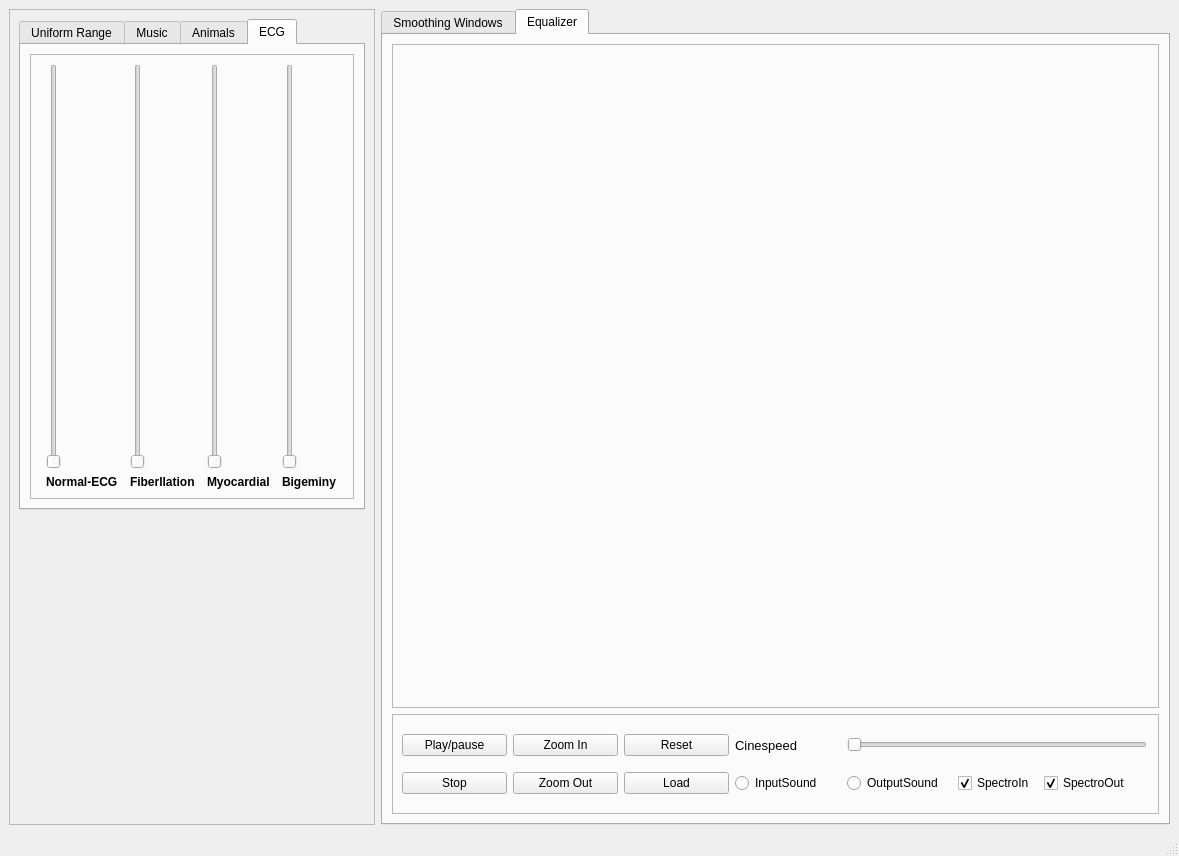
<?xml version="1.0" encoding="UTF-8"?>
<ui version="4.0">
 <class>MainWindow</class>
 <widget class="QMainWindow" name="MainWindow">
  <property name="geometry">
   <rect>
    <x>0</x>
    <y>0</y>
    <width>1179</width>
    <height>856</height>
   </rect>
  </property>
  <property name="windowTitle">
   <string>MainWindow</string>
  </property>
  <widget class="QWidget" name="centralwidget">
   <layout class="QGridLayout" name="gridLayout_5">
    <item row="1" column="0">
     <widget class="QFrame" name="frame_5">
      <property name="frameShape">
       <enum>QFrame::StyledPanel</enum>
      </property>
      <property name="frameShadow">
       <enum>QFrame::Raised</enum>
      </property>
      <layout class="QVBoxLayout" name="verticalLayout_2">
       <item>
        <widget class="QTabWidget" name="tabWidget_2">
         <property name="maximumSize">
          <size>
           <width>400</width>
           <height>16777215</height>
          </size>
         </property>
         <property name="tabPosition">
          <enum>QTabWidget::North</enum>
         </property>
         <property name="currentIndex">
          <number>3</number>
         </property>
         <widget class="QWidget" name="tab_3">
          <attribute name="title">
           <string>Uniform Range</string>
          </attribute>
          <widget class="QFrame" name="uniformframe">
           <property name="geometry">
            <rect>
             <x>11</x>
             <y>11</y>
             <width>307</width>
             <height>421</height>
            </rect>
           </property>
           <property name="frameShape">
            <enum>QFrame::StyledPanel</enum>
           </property>
           <property name="frameShadow">
            <enum>QFrame::Raised</enum>
           </property>
           <layout class="QGridLayout" name="gridLayout_8">
            <item row="0" column="0">
             <widget class="QSlider" name="uniformslider1">
              <property name="orientation">
               <enum>Qt::Vertical</enum>
              </property>
             </widget>
            </item>
            <item row="0" column="1">
             <widget class="QSlider" name="uniformslider2">
              <property name="orientation">
               <enum>Qt::Vertical</enum>
              </property>
             </widget>
            </item>
            <item row="0" column="2">
             <widget class="QSlider" name="uniformslider3">
              <property name="orientation">
               <enum>Qt::Vertical</enum>
              </property>
             </widget>
            </item>
            <item row="0" column="3">
             <widget class="QSlider" name="uniformslider4">
              <property name="orientation">
               <enum>Qt::Vertical</enum>
              </property>
             </widget>
            </item>
            <item row="0" column="4">
             <widget class="QSlider" name="uniformslider5">
              <property name="orientation">
               <enum>Qt::Vertical</enum>
              </property>
             </widget>
            </item>
            <item row="0" column="5">
             <widget class="QSlider" name="uniformslider6">
              <property name="orientation">
               <enum>Qt::Vertical</enum>
              </property>
             </widget>
            </item>
            <item row="0" column="6">
             <widget class="QSlider" name="uniformslider7">
              <property name="orientation">
               <enum>Qt::Vertical</enum>
              </property>
             </widget>
            </item>
            <item row="0" column="7">
             <widget class="QSlider" name="uniformslider8">
              <property name="orientation">
               <enum>Qt::Vertical</enum>
              </property>
             </widget>
            </item>
            <item row="0" column="8">
             <widget class="QSlider" name="uniformslider9">
              <property name="orientation">
               <enum>Qt::Vertical</enum>
              </property>
             </widget>
            </item>
            <item row="0" column="9">
             <widget class="QSlider" name="uniformslider10">
              <property name="orientation">
               <enum>Qt::Vertical</enum>
              </property>
             </widget>
            </item>
            <item row="1" column="0">
             <widget class="QLabel" name="UniformLabel1">
              <property name="styleSheet">
               <string notr="true">font: 75 9pt &quot;MS Shell Dlg 2&quot;;
font-weight:bold;</string>
              </property>
              <property name="text">
               <string>1</string>
              </property>
             </widget>
            </item>
            <item row="1" column="1">
             <widget class="QLabel" name="UniformLabel2">
              <property name="styleSheet">
               <string notr="true">font: 75 9pt &quot;MS Shell Dlg 2&quot;;
font-weight:bold;</string>
              </property>
              <property name="text">
               <string>2</string>
              </property>
             </widget>
            </item>
            <item row="1" column="2">
             <widget class="QLabel" name="UniformLabel13">
              <property name="styleSheet">
               <string notr="true">font: 75 9pt &quot;MS Shell Dlg 2&quot;;
font-weight:bold;</string>
              </property>
              <property name="text">
               <string>3</string>
              </property>
             </widget>
            </item>
            <item row="1" column="3">
             <widget class="QLabel" name="UniformLabel1_2">
              <property name="styleSheet">
               <string notr="true">font: 75 9pt &quot;MS Shell Dlg 2&quot;;
font-weight:bold;</string>
              </property>
              <property name="text">
               <string>4</string>
              </property>
             </widget>
            </item>
            <item row="1" column="4">
             <widget class="QLabel" name="UniformLabel5">
              <property name="styleSheet">
               <string notr="true">font: 75 9pt &quot;MS Shell Dlg 2&quot;;
font-weight:bold;</string>
              </property>
              <property name="text">
               <string>5</string>
              </property>
             </widget>
            </item>
            <item row="1" column="5">
             <widget class="QLabel" name="UniformLabel6">
              <property name="styleSheet">
               <string notr="true">font: 75 9pt &quot;MS Shell Dlg 2&quot;;
font-weight:bold;</string>
              </property>
              <property name="text">
               <string>6</string>
              </property>
             </widget>
            </item>
            <item row="1" column="6">
             <widget class="QLabel" name="UniformLabel7">
              <property name="styleSheet">
               <string notr="true">font: 75 9pt &quot;MS Shell Dlg 2&quot;;
font-weight:bold;</string>
              </property>
              <property name="text">
               <string>7</string>
              </property>
             </widget>
            </item>
            <item row="1" column="7">
             <widget class="QLabel" name="UniformLabel8">
              <property name="styleSheet">
               <string notr="true">font: 75 9pt &quot;MS Shell Dlg 2&quot;;
font-weight:bold;</string>
              </property>
              <property name="text">
               <string>8</string>
              </property>
             </widget>
            </item>
            <item row="1" column="8">
             <widget class="QLabel" name="UniformLabel9">
              <property name="styleSheet">
               <string notr="true">font: 75 9pt &quot;MS Shell Dlg 2&quot;;
font-weight:bold;</string>
              </property>
              <property name="text">
               <string>9</string>
              </property>
             </widget>
            </item>
            <item row="1" column="9">
             <widget class="QLabel" name="UniformLabel10">
              <property name="styleSheet">
               <string notr="true">font: 75 9pt &quot;MS Shell Dlg 2&quot;;
font-weight:bold;</string>
              </property>
              <property name="text">
               <string>10</string>
              </property>
             </widget>
            </item>
           </layout>
          </widget>
         </widget>
         <widget class="QWidget" name="tab_4">
          <attribute name="title">
           <string>Music</string>
          </attribute>
          <layout class="QGridLayout" name="gridLayout_6">
           <item row="0" column="0">
            <widget class="QFrame" name="musicframe">
             <property name="frameShape">
              <enum>QFrame::StyledPanel</enum>
             </property>
             <property name="frameShadow">
              <enum>QFrame::Raised</enum>
             </property>
             <layout class="QGridLayout" name="gridLayout_10">
              <item row="0" column="3">
               <widget class="QSlider" name="musicslider4">
                <property name="orientation">
                 <enum>Qt::Vertical</enum>
                </property>
               </widget>
              </item>
              <item row="1" column="0">
               <widget class="QLabel" name="musiclabel1">
                <property name="styleSheet">
                 <string notr="true">font: 75 9pt &quot;MS Shell Dlg 2&quot;;
font-weight:bold;</string>
                </property>
                <property name="text">
                 <string>Bass</string>
                </property>
               </widget>
              </item>
              <item row="0" column="2">
               <widget class="QSlider" name="musicslider3">
                <property name="orientation">
                 <enum>Qt::Vertical</enum>
                </property>
               </widget>
              </item>
              <item row="1" column="3">
               <widget class="QLabel" name="musiclabel4">
                <property name="styleSheet">
                 <string notr="true">font: 75 9pt &quot;MS Shell Dlg 2&quot;;
font-weight:bold;</string>
                </property>
                <property name="text">
                 <string>Crash</string>
                </property>
               </widget>
              </item>
              <item row="1" column="1">
               <widget class="QLabel" name="musiclabel2">
                <property name="styleSheet">
                 <string notr="true">font: 75 9pt &quot;MS Shell Dlg 2&quot;;
font-weight:bold;</string>
                </property>
                <property name="text">
                 <string>Guitar</string>
                </property>
               </widget>
              </item>
              <item row="0" column="0">
               <widget class="QSlider" name="musicslider1">
                <property name="orientation">
                 <enum>Qt::Vertical</enum>
                </property>
               </widget>
              </item>
              <item row="0" column="1">
               <widget class="QSlider" name="musicslider2">
                <property name="orientation">
                 <enum>Qt::Vertical</enum>
                </property>
               </widget>
              </item>
              <item row="1" column="2">
               <widget class="QLabel" name="musiclabel3">
                <property name="styleSheet">
                 <string notr="true">font: 75 9pt &quot;MS Shell Dlg 2&quot;;
font-weight:bold;</string>
                </property>
                <property name="text">
                 <string>Drums</string>
                </property>
               </widget>
              </item>
             </layout>
            </widget>
           </item>
          </layout>
         </widget>
         <widget class="QWidget" name="tab_5">
          <attribute name="title">
           <string>Animals</string>
          </attribute>
          <layout class="QGridLayout" name="gridLayout_7">
           <item row="0" column="0">
            <widget class="QFrame" name="animalframe">
             <property name="frameShape">
              <enum>QFrame::StyledPanel</enum>
             </property>
             <property name="frameShadow">
              <enum>QFrame::Raised</enum>
             </property>
             <layout class="QGridLayout" name="gridLayout_11">
              <item row="0" column="0">
               <widget class="QSlider" name="animalslider1">
                <property name="orientation">
                 <enum>Qt::Vertical</enum>
                </property>
               </widget>
              </item>
              <item row="0" column="1">
               <widget class="QSlider" name="animalslider2">
                <property name="orientation">
                 <enum>Qt::Vertical</enum>
                </property>
               </widget>
              </item>
              <item row="0" column="2">
               <widget class="QSlider" name="animalslider3">
                <property name="orientation">
                 <enum>Qt::Vertical</enum>
                </property>
               </widget>
              </item>
              <item row="0" column="3">
               <widget class="QSlider" name="animalslider4">
                <property name="orientation">
                 <enum>Qt::Vertical</enum>
                </property>
               </widget>
              </item>
              <item row="1" column="0">
               <widget class="QLabel" name="animallabel1">
                <property name="styleSheet">
                 <string notr="true">font: 75 9pt &quot;MS Shell Dlg 2&quot;;
font-weight:bold;</string>
                </property>
                <property name="text">
                 <string>Tiger</string>
                </property>
               </widget>
              </item>
              <item row="1" column="1">
               <widget class="QLabel" name="animallabel2">
                <property name="styleSheet">
                 <string notr="true">font: 75 9pt &quot;MS Shell Dlg 2&quot;;
font-weight:bold;</string>
                </property>
                <property name="text">
                 <string>Dolphin</string>
                </property>
               </widget>
              </item>
              <item row="1" column="2">
               <widget class="QLabel" name="animallabel3">
                <property name="styleSheet">
                 <string notr="true">font: 75 9pt &quot;MS Shell Dlg 2&quot;;
font-weight:bold;</string>
                </property>
                <property name="text">
                 <string>Eagle</string>
                </property>
               </widget>
              </item>
              <item row="1" column="3">
               <widget class="QLabel" name="animallabel4">
                <property name="styleSheet">
                 <string notr="true">font: 75 9pt &quot;MS Shell Dlg 2&quot;;
font-weight:bold;</string>
                </property>
                <property name="text">
                 <string>Birds</string>
                </property>
               </widget>
              </item>
             </layout>
            </widget>
           </item>
          </layout>
         </widget>
         <widget class="QWidget" name="tab_6">
          <attribute name="title">
           <string>ECG</string>
          </attribute>
          <layout class="QVBoxLayout" name="verticalLayout">
           <item>
            <widget class="QFrame" name="ECGFrame">
             <property name="frameShape">
              <enum>QFrame::StyledPanel</enum>
             </property>
             <property name="frameShadow">
              <enum>QFrame::Raised</enum>
             </property>
             <layout class="QGridLayout" name="gridLayout_12">
              <item row="3" column="0">
               <widget class="QLabel" name="ECGlabel1">
                <property name="styleSheet">
                 <string notr="true">font: 75 7pt &quot;MS Shell Dlg 2&quot;;
font-weight:bold;</string>
                </property>
                <property name="text">
                 <string>Normal-ECG</string>
                </property>
               </widget>
              </item>
              <item row="0" column="4">
               <widget class="QSlider" name="ECGslider3">
                <property name="orientation">
                 <enum>Qt::Vertical</enum>
                </property>
               </widget>
              </item>
              <item row="0" column="0">
               <widget class="QSlider" name="ECGslider1">
                <property name="orientation">
                 <enum>Qt::Vertical</enum>
                </property>
               </widget>
              </item>
              <item row="3" column="2">
               <widget class="QLabel" name="ECGlabel2">
                <property name="styleSheet">
                 <string notr="true">font: 75 7pt &quot;MS Shell Dlg 2&quot;;
font-weight:bold;</string>
                </property>
                <property name="text">
                 <string>Fiberllation</string>
                </property>
               </widget>
              </item>
              <item row="0" column="6">
               <widget class="QSlider" name="ECGslider4">
                <property name="orientation">
                 <enum>Qt::Vertical</enum>
                </property>
               </widget>
              </item>
              <item row="0" column="2">
               <widget class="QSlider" name="ECGslider2">
                <property name="orientation">
                 <enum>Qt::Vertical</enum>
                </property>
               </widget>
              </item>
              <item row="3" column="6">
               <widget class="QLabel" name="ECGlabel4">
                <property name="styleSheet">
                 <string notr="true">font: 75 7pt &quot;MS Shell Dlg 2&quot;;
font-weight:bold;</string>
                </property>
                <property name="text">
                 <string>Bigeminy</string>
                </property>
               </widget>
              </item>
              <item row="3" column="4">
               <widget class="QLabel" name="ECGlabel3">
                <property name="styleSheet">
                 <string notr="true">font: 75 7pt &quot;MS Shell Dlg 2&quot;;
font-weight:bold;</string>
                </property>
                <property name="text">
                 <string>Myocardial</string>
                </property>
               </widget>
              </item>
             </layout>
            </widget>
           </item>
          </layout>
         </widget>
        </widget>
       </item>
       <item>
        <widget class="PlotWidget" name="frequencies" native="true">
         <property name="sizePolicy">
          <sizepolicy hsizetype="MinimumExpanding" vsizetype="Preferred">
           <horstretch>0</horstretch>
           <verstretch>0</verstretch>
          </sizepolicy>
         </property>
         <property name="minimumSize">
          <size>
           <width>346</width>
           <height>299</height>
          </size>
         </property>
         <widget class="PlotWidget" name="graph2Composer_14" native="true">
          <property name="geometry">
           <rect>
            <x>550</x>
            <y>382</y>
            <width>551</width>
            <height>441</height>
           </rect>
          </property>
          <property name="sizePolicy">
           <sizepolicy hsizetype="MinimumExpanding" vsizetype="Preferred">
            <horstretch>0</horstretch>
            <verstretch>0</verstretch>
           </sizepolicy>
          </property>
         </widget>
        </widget>
       </item>
      </layout>
     </widget>
    </item>
    <item row="1" column="1">
     <widget class="QTabWidget" name="tabWidget">
      <property name="sizePolicy">
       <sizepolicy hsizetype="Expanding" vsizetype="Expanding">
        <horstretch>3</horstretch>
        <verstretch>0</verstretch>
       </sizepolicy>
      </property>
      <property name="autoFillBackground">
       <bool>false</bool>
      </property>
      <property name="currentIndex">
       <number>1</number>
      </property>
      <widget class="QWidget" name="tab">
       <attribute name="title">
        <string>Smoothing Windows</string>
       </attribute>
       <layout class="QVBoxLayout" name="verticalLayout_3">
        <item>
         <widget class="QFrame" name="frame_2">
          <property name="frameShape">
           <enum>QFrame::StyledPanel</enum>
          </property>
          <property name="frameShadow">
           <enum>QFrame::Raised</enum>
          </property>
          <layout class="QHBoxLayout" name="horizontalLayout">
           <item>
            <widget class="PlotWidget" name="Smoothingraph" native="true">
             <property name="sizePolicy">
              <sizepolicy hsizetype="MinimumExpanding" vsizetype="Preferred">
               <horstretch>0</horstretch>
               <verstretch>0</verstretch>
              </sizepolicy>
             </property>
             <property name="maximumSize">
              <size>
               <width>16777215</width>
               <height>600</height>
              </size>
             </property>
            </widget>
           </item>
           <item>
            <widget class="PlotWidget" name="freqWindow" native="true">
             <property name="sizePolicy">
              <sizepolicy hsizetype="MinimumExpanding" vsizetype="Preferred">
               <horstretch>0</horstretch>
               <verstretch>0</verstretch>
              </sizepolicy>
             </property>
             <property name="maximumSize">
              <size>
               <width>16777215</width>
               <height>600</height>
              </size>
             </property>
            </widget>
           </item>
          </layout>
         </widget>
        </item>
        <item>
         <widget class="QFrame" name="frame_7">
          <property name="sizePolicy">
           <sizepolicy hsizetype="Preferred" vsizetype="Maximum">
            <horstretch>0</horstretch>
            <verstretch>3</verstretch>
           </sizepolicy>
          </property>
          <property name="frameShape">
           <enum>QFrame::StyledPanel</enum>
          </property>
          <property name="frameShadow">
           <enum>QFrame::Raised</enum>
          </property>
          <layout class="QHBoxLayout" name="horizontalLayout_2">
           <item>
            <widget class="QRadioButton" name="Rectangle">
             <property name="text">
              <string>Rectangle</string>
             </property>
            </widget>
           </item>
           <item>
            <widget class="QRadioButton" name="Hamming">
             <property name="text">
              <string>Hamming</string>
             </property>
            </widget>
           </item>
           <item>
            <widget class="QRadioButton" name="Hanning">
             <property name="text">
              <string>Hanning</string>
             </property>
            </widget>
           </item>
           <item>
            <widget class="QRadioButton" name="Gaussian">
             <property name="text">
              <string>Gaussian</string>
             </property>
            </widget>
           </item>
          </layout>
         </widget>
        </item>
        <item>
         <widget class="QTabWidget" name="smoothingTabs">
          <property name="maximumSize">
           <size>
            <width>16777215</width>
            <height>250</height>
           </size>
          </property>
          <property name="currentIndex">
           <number>3</number>
          </property>
          <widget class="QWidget" name="rectangleTab">
           <attribute name="title">
            <string>Rectangle</string>
           </attribute>
           <layout class="QGridLayout" name="gridLayout_15">
            <item row="0" column="0">
             <widget class="QSlider" name="verticalSlider_6">
              <property name="orientation">
               <enum>Qt::Vertical</enum>
              </property>
             </widget>
            </item>
           </layout>
          </widget>
          <widget class="QWidget" name="hammTab">
           <attribute name="title">
            <string>Hamming</string>
           </attribute>
           <layout class="QGridLayout" name="gridLayout_16">
            <item row="0" column="0">
             <widget class="QSlider" name="verticalSlider_3">
              <property name="orientation">
               <enum>Qt::Vertical</enum>
              </property>
             </widget>
            </item>
           </layout>
          </widget>
          <widget class="QWidget" name="hannTab">
           <attribute name="title">
            <string>Hanning</string>
           </attribute>
           <layout class="QGridLayout" name="gridLayout_17">
            <item row="0" column="0">
             <widget class="QSlider" name="verticalSlider_9">
              <property name="orientation">
               <enum>Qt::Vertical</enum>
              </property>
             </widget>
            </item>
           </layout>
          </widget>
          <widget class="QWidget" name="gaussiantab">
           <attribute name="title">
            <string>Gaussian</string>
           </attribute>
           <layout class="QGridLayout" name="gridLayout_18">
            <item row="0" column="0">
             <widget class="QSlider" name="gaussianSliderStd">
              <property name="orientation">
               <enum>Qt::Vertical</enum>
              </property>
             </widget>
            </item>
           </layout>
          </widget>
         </widget>
        </item>
       </layout>
      </widget>
      <widget class="QWidget" name="tab_2">
       <attribute name="title">
        <string>Equalizer</string>
       </attribute>
       <layout class="QGridLayout" name="gridLayout_2">
        <item row="1" column="1">
         <widget class="QFrame" name="frame">
          <property name="maximumSize">
           <size>
            <width>16777215</width>
            <height>100</height>
           </size>
          </property>
          <property name="frameShape">
           <enum>QFrame::StyledPanel</enum>
          </property>
          <property name="frameShadow">
           <enum>QFrame::Raised</enum>
          </property>
          <layout class="QGridLayout" name="gridLayout_14">
           <item row="3" column="2">
            <widget class="QPushButton" name="Load">
             <property name="maximumSize">
              <size>
               <width>200</width>
               <height>16777215</height>
              </size>
             </property>
             <property name="text">
              <string>Load</string>
             </property>
            </widget>
           </item>
           <item row="3" column="1">
            <widget class="QPushButton" name="zoomOut">
             <property name="maximumSize">
              <size>
               <width>200</width>
               <height>16777215</height>
              </size>
             </property>
             <property name="text">
              <string>Zoom Out</string>
             </property>
            </widget>
           </item>
           <item row="0" column="1">
            <widget class="QPushButton" name="zoomIn">
             <property name="maximumSize">
              <size>
               <width>200</width>
               <height>16777215</height>
              </size>
             </property>
             <property name="text">
              <string>Zoom In</string>
             </property>
            </widget>
           </item>
           <item row="3" column="0">
            <widget class="QPushButton" name="stop">
             <property name="maximumSize">
              <size>
               <width>200</width>
               <height>16777215</height>
              </size>
             </property>
             <property name="text">
              <string>Stop</string>
             </property>
            </widget>
           </item>
           <item row="0" column="0">
            <widget class="QPushButton" name="playPause">
             <property name="maximumSize">
              <size>
               <width>200</width>
               <height>16777215</height>
              </size>
             </property>
             <property name="text">
              <string>Play/pause</string>
             </property>
            </widget>
           </item>
           <item row="0" column="2">
            <widget class="QPushButton" name="reset">
             <property name="maximumSize">
              <size>
               <width>200</width>
               <height>16777215</height>
              </size>
             </property>
             <property name="text">
              <string>Reset</string>
             </property>
            </widget>
           </item>
           <item row="3" column="6">
            <widget class="QCheckBox" name="spectroOutCheckBox">
             <property name="text">
              <string>SpectroOut</string>
             </property>
             <property name="checked">
              <bool>true</bool>
             </property>
            </widget>
           </item>
           <item row="3" column="5">
            <widget class="QCheckBox" name="spectroInCheckBox">
             <property name="maximumSize">
              <size>
               <width>80</width>
               <height>16777215</height>
              </size>
             </property>
             <property name="text">
              <string>SpectroIn</string>
             </property>
             <property name="checked">
              <bool>true</bool>
             </property>
            </widget>
           </item>
           <item row="3" column="4">
            <widget class="QRadioButton" name="outputSound">
             <property name="text">
              <string>OutputSound</string>
             </property>
            </widget>
           </item>
           <item row="3" column="3">
            <widget class="QRadioButton" name="inputSound">
             <property name="text">
              <string>InputSound</string>
             </property>
            </widget>
           </item>
           <item row="0" column="3">
            <widget class="QLabel" name="cinespeedLabel">
             <property name="maximumSize">
              <size>
               <width>200</width>
               <height>16777215</height>
              </size>
             </property>
             <property name="font">
              <font>
               <pointsize>10</pointsize>
              </font>
             </property>
             <property name="text">
              <string>Cinespeed</string>
             </property>
            </widget>
           </item>
           <item row="0" column="4" colspan="3">
            <widget class="QSlider" name="cinespeed">
             <property name="maximumSize">
              <size>
               <width>300</width>
               <height>16777215</height>
              </size>
             </property>
             <property name="orientation">
              <enum>Qt::Horizontal</enum>
             </property>
            </widget>
           </item>
          </layout>
         </widget>
        </item>
        <item row="0" column="1">
         <widget class="QFrame" name="frame_3">
          <property name="frameShape">
           <enum>QFrame::StyledPanel</enum>
          </property>
          <property name="frameShadow">
           <enum>QFrame::Raised</enum>
          </property>
          <layout class="QGridLayout" name="gridLayout_4">
           <item row="1" column="1">
            <widget class="MplWidget" name="outputspectogram" native="true">
             <property name="sizePolicy">
              <sizepolicy hsizetype="MinimumExpanding" vsizetype="Preferred">
               <horstretch>0</horstretch>
               <verstretch>0</verstretch>
              </sizepolicy>
             </property>
             <widget class="PlotWidget" name="graph2Composer_18" native="true">
              <property name="geometry">
               <rect>
                <x>550</x>
                <y>382</y>
                <width>551</width>
                <height>441</height>
               </rect>
              </property>
              <property name="sizePolicy">
               <sizepolicy hsizetype="MinimumExpanding" vsizetype="Preferred">
                <horstretch>0</horstretch>
                <verstretch>0</verstretch>
               </sizepolicy>
              </property>
             </widget>
            </widget>
           </item>
           <item row="0" column="1">
            <widget class="PlotWidget" name="output" native="true">
             <property name="sizePolicy">
              <sizepolicy hsizetype="MinimumExpanding" vsizetype="Preferred">
               <horstretch>0</horstretch>
               <verstretch>0</verstretch>
              </sizepolicy>
             </property>
             <widget class="PlotWidget" name="graph2Composer_16" native="true">
              <property name="geometry">
               <rect>
                <x>550</x>
                <y>382</y>
                <width>551</width>
                <height>441</height>
               </rect>
              </property>
              <property name="sizePolicy">
               <sizepolicy hsizetype="MinimumExpanding" vsizetype="Preferred">
                <horstretch>0</horstretch>
                <verstretch>0</verstretch>
               </sizepolicy>
              </property>
             </widget>
            </widget>
           </item>
           <item row="0" column="0">
            <widget class="PlotWidget" name="input" native="true">
             <property name="sizePolicy">
              <sizepolicy hsizetype="MinimumExpanding" vsizetype="Preferred">
               <horstretch>0</horstretch>
               <verstretch>0</verstretch>
              </sizepolicy>
             </property>
             <widget class="PlotWidget" name="graph2Composer_10" native="true">
              <property name="geometry">
               <rect>
                <x>550</x>
                <y>382</y>
                <width>551</width>
                <height>441</height>
               </rect>
              </property>
              <property name="sizePolicy">
               <sizepolicy hsizetype="MinimumExpanding" vsizetype="Preferred">
                <horstretch>0</horstretch>
                <verstretch>0</verstretch>
               </sizepolicy>
              </property>
             </widget>
            </widget>
           </item>
           <item row="1" column="0">
            <widget class="MplWidget" name="inputspectrogram" native="true">
             <property name="sizePolicy">
              <sizepolicy hsizetype="MinimumExpanding" vsizetype="Preferred">
               <horstretch>0</horstretch>
               <verstretch>0</verstretch>
              </sizepolicy>
             </property>
            </widget>
           </item>
          </layout>
         </widget>
        </item>
       </layout>
      </widget>
     </widget>
    </item>
   </layout>
  </widget>
  <widget class="QMenuBar" name="menubar">
   <property name="geometry">
    <rect>
     <x>0</x>
     <y>0</y>
     <width>1179</width>
     <height>26</height>
    </rect>
   </property>
  </widget>
  <widget class="QStatusBar" name="statusbar"/>
 </widget>
 <customwidgets>
  <customwidget>
   <class>PlotWidget</class>
   <extends>QWidget</extends>
   <header>pyqtgraph</header>
   <container>1</container>
  </customwidget>
  <customwidget>
   <class>MplWidget</class>
   <extends>QWidget</extends>
   <header>mplwidget</header>
   <container>1</container>
  </customwidget>
 </customwidgets>
 <resources/>
 <connections/>
</ui>
